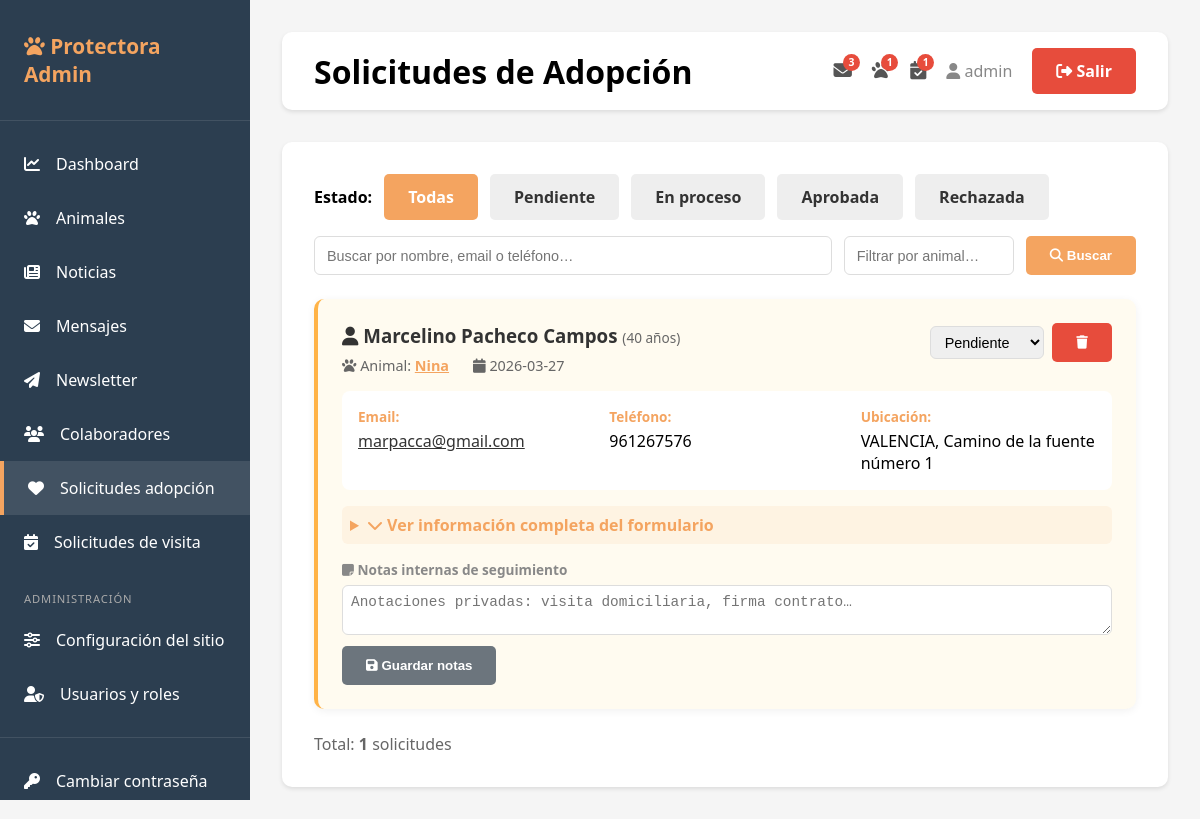
Page /admin/adoptions (signed in) on the committed database.
### tables this page shows
CREATE TABLE adoption_requests (
                id INTEGER PRIMARY KEY AUTOINCREMENT,
                animal_id INTEGER NOT NULL,
                animal_name TEXT,
                name TEXT NOT NULL,
                email TEXT NOT NULL,
                phone TEXT,
                message TEXT,
                status TEXT DEFAULT 'pendiente',
                created_at TIMESTAMP DEFAULT CURRENT_TIMESTAMP, age INTEGER, address TEXT, city TEXT, living_situation TEXT, own_or_rent TEXT, has_yard TEXT, landlord_permission TEXT, household_members INTEGER, has_children TEXT, children_ages TEXT, current_pets TEXT, pet_experience TEXT, work_schedule TEXT, hours_home_per_day TEXT, why_adopt TEXT, vet_name TEXT, vet_phone TEXT, reference_name TEXT, reference_phone TEXT, comments TEXT, notes TEXT,
                FOREIGN KEY (animal_id) REFERENCES animals(id)
            );

### app.py (the view)
@app.route('/admin/adoptions')
@login_required
def list_adoptions():
    db = get_db()
    placeholder  = get_placeholder()
    current_status = request.args.get('status', '')
    search         = request.args.get('search', '').strip()
    animal_filter  = request.args.get('animal', '').strip()
    query  = 'SELECT * FROM adoption_requests WHERE 1=1'
    params = []
    if current_status:
        query += f' AND status = {placeholder}'
        params.append(current_status)
    if search:
        query += f' AND (name LIKE {placeholder} OR email LIKE {placeholder} OR phone LIKE {placeholder})'
        params.extend([f'%{search}%'] * 3)
    if animal_filter:
        query += f' AND animal_name LIKE {placeholder}'
        params.append(f'%{animal_filter}%')
    query += ' ORDER BY created_at DESC'
    adoptions = db.execute(query, params).fetchall()
    return render_template('adoptions.html', adoptions=adoptions, current_status=current_status,
                           search=search, animal_filter=animal_filter)

### app.py (called while the page is built)
def generate_csrf_token():
    if '_csrf_token' not in session:
        session['_csrf_token'] = secrets.token_hex(32)
    return session['_csrf_token']

def get_placeholder():
    return '%s' if USE_POSTGRES else '?'

def get_db():
    if USE_POSTGRES:
        conn = psycopg2.connect(DATABASE_URL)
        conn.cursor_factory = psycopg2.extras.RealDictCursor
        return DatabaseWrapper(conn, is_postgres=True)
    else:
        conn = sqlite3.connect(DATABASE)
        conn.row_factory = sqlite3.Row
        return DatabaseWrapper(conn, is_postgres=False)

def login_required(f):
    @wraps(f)
    def decorated_function(*args, **kwargs):
        if 'user_id' not in session:
            return redirect(url_for('login'))
        return f(*args, **kwargs)
    return decorated_function

    def execute(self, query, params=None):
        if self._is_postgres and '?' in query:
            query = query.replace('?', '%s')
        cursor = self._conn.cursor()
        if params:
            cursor.execute(query, params)
        else:
            cursor.execute(query)
        return cursor

### templates/adoptions.html (shortened to what this page needs)
{% extends "base.html" %}
{% block page_title %}Solicitudes de Adopción{% endblock %}
{% block content %}
<div style="display:flex; gap:0.75rem; margin-bottom:1rem; flex-wrap:wrap; align-items:center;">
    <strong>Estado:</strong>
    {% for s, label in [('','Todas'),('pendiente','Pendiente'),('en_proceso','En proceso'),('aprobada','Aprobada'),('rechazada','Rechazada')] %}
    <a href="{{ url_for('list_adoptions', status=s if s else None, search=search, animal=animal_filter) }}"
       class="btn btn-sm" style="background:{% if current_status == s or (not current_status and not s) %}#F4A460; color:white{% else %}#eee; color:#333{% endif %}">
        {{ label }}
    </a>
    {% endfor %}
</div>
<form method="GET" action="{{ url_for('list_adoptions') }}" style="display:flex; gap:.75rem; margin-bottom:1.5rem; flex-wrap:wrap;">
    <input type="text" name="search" value="{{ search }}" placeholder="Buscar por nombre, email o teléfono…"
           style="flex:1; min-width:200px; padding:.45rem .75rem; border:1px solid #ddd; border-radius:6px; font-size:.9rem;">
    <input type="text" name="animal" value="{{ animal_filter }}" placeholder="Filtrar por animal…"
           style="width:170px; padding:.45rem .75rem; border:1px solid #ddd; border-radius:6px; font-size:.9rem;">
    <button type="submit" class="btn btn-primary btn-sm"><i class="fas fa-search"></i> Buscar</button>
</form>
{% if adoptions %}
<div style="display: grid; gap: 1.5rem;">
    {% for r in adoptions %}
    <div style="background:{% if r.status == 'pendiente' %}#fffbf0{% elif r.status == 'rechazada' %}#fff5f5{% elif r.status == 'aprobada' %}#f0fff4{% else %}white{% endif %}; border-radius:10px; padding:1.5rem; box-shadow:0 2px 8px rgba(0,0,0,0.06); border-left:4px solid {% if r.status == 'pendiente' %}#FFB347{% elif r.status == 'rechazada' %}#e74c3c{% elif r.status == 'aprobada' %}#27ae60{% else %}#ddd{% endif %};">
        <div style="display:flex; justify-content:space-between; align-items:start; margin-bottom:1rem; flex-wrap:wrap; gap:1rem;">
            <div>
                <h3 style="margin:0 0 0.5rem; color:#333;">
                    <i class="fas fa-user"></i> {{ r.name }}
                    {% if r.age %}<span style="font-size:0.85rem; color:#666; font-weight:normal;">({{ r.age }} años)</span>{% endif %}
                </h3>
                <div style="display:flex; gap:1.5rem; flex-wrap:wrap; font-size:0.9rem; color:#666;">
                    <span><i class="fas fa-paw"></i> Animal: <strong><a href="{{ url_for('edit_animal', animal_id=r.animal_id) }}" style="color:#F4A460;">{{ r.animal_name or '—' }}</a></strong></span>
                    <span><i class="fas fa-calendar"></i> {{ r.created_at[:10] }}</span>
                </div>
            </div>
            <div style="display:flex; gap:0.5rem; align-items:center;">
                <form method="POST" action="{{ url_for('update_adoption_status', req_id=r.id) }}" style="display:inline;">
                    <select name="status" onchange="this.form.submit()" style="padding:0.4rem 0.6rem; border-radius:6px; border:1px solid #ddd; font-size:0.9rem;">
                        <option value="pendiente" {% if r.status=='pendiente' %}selected{% endif %}>Pendiente</option>
                    </select>
                </form>
                <form method="POST" action="{{ url_for('delete_adoption_request', req_id=r.id) }}" style="display:inline;"
                      onsubmit="return confirm('¿Eliminar esta solicitud?');">
                    <button type="submit" class="btn btn-danger btn-sm" title="Eliminar">
                        <i class="fas fa-trash"></i>
                    </button>
                </form>
            </div>
        </div>
        <div style="display:grid; grid-template-columns:repeat(auto-fit, minmax(200px, 1fr)); gap:1rem; margin-bottom:1rem; padding:1rem; background:white; border-radius:8px;">
            <div>
                <strong style="color:#F4A460; display:block; font-size:0.85rem; margin-bottom:0.25rem;">Email:</strong>
                <a href="mailto:{{ r.email }}" style="color:#333;">{{ r.email }}</a>
            </div>
            <div>
                <strong style="color:#F4A460; display:block; font-size:0.85rem; margin-bottom:0.25rem;">Teléfono:</strong>
                <span>{{ r.phone or '—' }}</span>
            </div>
            {% if r.city or r.address %}
            <div>
                <strong style="color:#F4A460; display:block; font-size:0.85rem; margin-bottom:0.25rem;">Ubicación:</strong>
                <span>{{ r.city or '—' }}{% if r.address %}, {{ r.address }}{% endif %}</span>
            </div>
            {% endif %}
        </div>
        <details style="margin-top:1rem;">
            <summary style="cursor:pointer; color:#F4A460; font-weight:600; padding:0.5rem; border-radius:6px; background:rgba(244,164,96,0.1);">
                <i class="fas fa-chevron-down"></i> Ver información completa del formulario
            </summary>
        </details>
        <form method="POST" action="{{ url_for('save_adoption_notes', req_id=r.id) }}" style="margin-top:1rem;">
            <label style="font-size:.85rem; color:#888; font-weight:600; display:block; margin-bottom:.35rem;">
                <i class="fas fa-sticky-note"></i> Notas internas de seguimiento
            </label>
            <textarea name="notes" rows="2" placeholder="Anotaciones privadas: visita domiciliaria, firma contrato…"
                      style="width:100%; border:1px solid #ddd; border-radius:6px; padding:.5rem; font-size:.9rem; resize:vertical; box-sizing:border-box;">{{ r.notes or '' }}</textarea>
            <button type="submit" class="btn btn-sm" style="margin-top:.4rem; background:#6c757d; color:white;">
                <i class="fas fa-save"></i> Guardar notas
            </button>
        </form>
    </div>
    {% endfor %}
</div>
<p style="color:#666; margin-top:1.5rem;">Total: <strong>{{ adoptions|length }}</strong> solicitudes</p>
{% else %}
<div style="text-align:center; padding:3rem;">
    <i class="fas fa-paw" style="font-size:4rem; color:#ddd; margin-bottom:1rem;"></i>
    <h3 style="color:#666;">Sin solicitudes de adopción</h3>
    <p style="color:#999;">Las solicitudes enviadas desde la web aparecerán aquí.</p>
</div>
{% endif %}
{% endblock %}

### templates/base.html (style rules this page uses)
* { margin: 0; padding: 0; box-sizing: border-box; }
body { font-family: 'Segoe UI', Tahoma, Geneva, Verdana, sans-serif; background: #f5f5f5; }
.btn { padding: 0.75rem 1.5rem; border: none; border-radius: 5px; cursor: pointer; font-weight: 600; transition: all 0.3s; text-decoration: none; display: inline-block; }
.btn-primary { background: #F4A460; color: white; }
.btn-danger { background: #E74C3C; color: white; }

### rows in the picture
adoption_requests: name "Marcelino Pacheco Campos", age "40", animal_name "Nina", created_at "2026-03-27", status "Pendiente", email "marpacca@gmail.com", phone "961267576", city "VALENCIA", address "Camino de la fuente número 1"

### other values in the picture
{{ nav_unread_contacts if nav_unread_contacts <= 99 else '99+' }} "3"
{{ nav_pending_adoptions if nav_pending_adoptions <= 99 else '99+' }} "1"
{{ nav_pending_visits if nav_pending_visits <= 99 else '99+' }} "1"
{{ session.username }} "admin"
{{ label }} "Todas" "Pendiente" "En proceso" "Aprobada" "Rechazada"
{{ adoptions|length }} "1"
